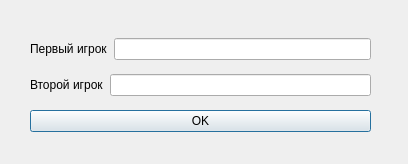
<?xml version="1.0" encoding="UTF-8"?>
<ui version="4.0">
 <class>name_player</class>
 <widget class="QDialog" name="name_player">
  <property name="geometry">
   <rect>
    <x>0</x>
    <y>0</y>
    <width>408</width>
    <height>164</height>
   </rect>
  </property>
  <property name="windowTitle">
   <string>Dialog</string>
  </property>
  <widget class="QWidget" name="">
   <property name="geometry">
    <rect>
     <x>30</x>
     <y>30</y>
     <width>341</width>
     <height>111</height>
    </rect>
   </property>
   <layout class="QVBoxLayout" name="verticalLayout">
    <item>
     <layout class="QHBoxLayout" name="horizontalLayout">
      <item>
       <widget class="QLabel" name="label">
        <property name="text">
         <string>Первый игрок</string>
        </property>
       </widget>
      </item>
      <item>
       <widget class="QLineEdit" name="lineEdit"/>
      </item>
     </layout>
    </item>
    <item>
     <layout class="QHBoxLayout" name="horizontalLayout_2">
      <item>
       <widget class="QLabel" name="label_2">
        <property name="text">
         <string>Второй игрок</string>
        </property>
       </widget>
      </item>
      <item>
       <widget class="QLineEdit" name="lineEdit_2"/>
      </item>
     </layout>
    </item>
    <item>
     <widget class="QPushButton" name="pushButton">
      <property name="text">
       <string>OK</string>
      </property>
     </widget>
    </item>
   </layout>
  </widget>
 </widget>
 <resources/>
 <connections/>
</ui>
